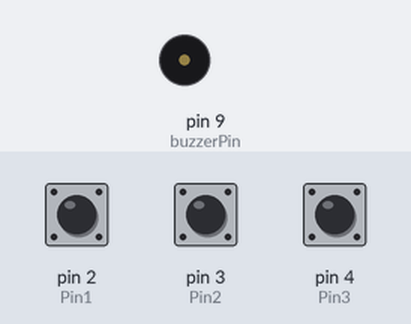
A sketch run on a simulated Arduino Uno, built with avr-gcc and run on an emulated ATmega328P. Parts: buzzer (waves = sounding). The inputs (shaded band) are chosen by the test bench; at power-on: pin 2 (Pin1) HIGH, pin 3 (Pin2) HIGH, pin 4 (Pin3) HIGH.

Above: at 1.2 s.
1.3 s: pin 2 (Pin1) pulled LOW for 0.15 s
At 2.7 s:
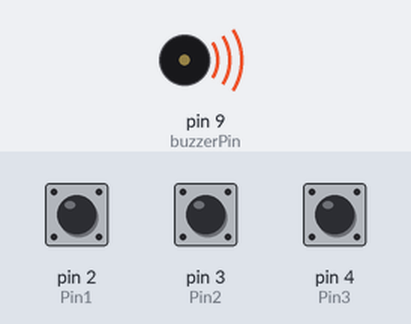
Timing chart, 0 to 4.3 s (numbered marks = the images above; inputs shaded):
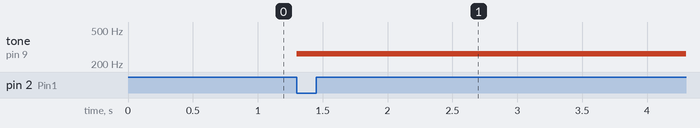

The sketch:

AR02_doremi.ino
```cpp
/*
 예제 9.1
 피에조 부저를 이용한 소리 출력
*/

int buzzerPin = 9;
int songLength = 16;
const int Pin1 = 2;
const int Pin2 = 3;
const int Pin3 = 4;
int count = 0;
void setup()
{
  // 부저핀을 출력으로 설정한다
  pinMode(buzzerPin, OUTPUT);
  pinMode(Pin1, INPUT_PULLUP);
  pinMode(Pin2, INPUT_PULLUP);
  pinMode(Pin3, INPUT_PULLUP);
}


void loop()
{
  // 부저 출력 시간에 사용할 변수 설정
  int duration;
  int put1 = digitalRead(Pin1);
  int put2 = digitalRead(Pin2);
  int put3 = digitalRead(Pin3);

  if(put1 == LOW)
  {
    tone(buzzerPin, 262, duration);
     delay(duration);
     }
     else if(put1 == HIGH)
     {
      pinMode(buzzerPin, INPUT);
     }
     if(put2 == LOW)
     {
     tone(buzzerPin, 294, duration);
     delay(duration);
     }
     else if(put2 == HIGH)
     {
      pinMode(buzzerPin, INPUT);
     }
     if(put3 == LOW)
     {
     tone(buzzerPin, 330, duration);
     delay(duration);
     }
     else if(put3 == HIGH)
     {
      pinMode(buzzerPin, INPUT);
     }


}
```

Measured:
- after the input at 1.3 s, tone on pin 9 (buzzerPin): silent → 262 Hz at once
